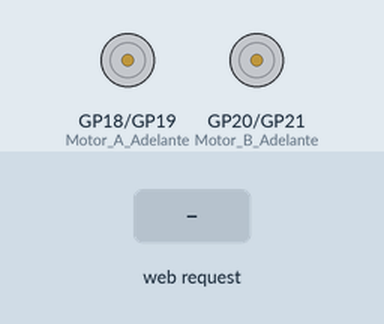
The program below on a simulated Raspberry Pi Pico running MicroPython. On the bench: motor-driver pin pairs drawn as motors (green arrow = first pin HIGH = forward, orange = second pin HIGH = backward, longer = more drive). Inputs (shaded band) come from the test bench. What the program prints to the serial console is not drawn.

Above: at 3.2 s.
3.3 s: HTTP request GET /adelante? received
At 4.5 s:
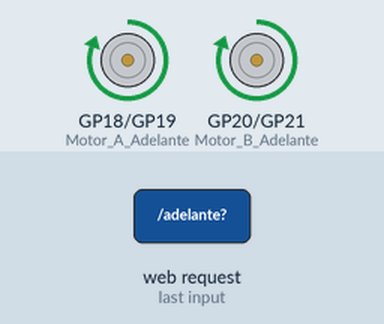
4.8 s: HTTP request GET /izquierda? received
At 5.8 s:
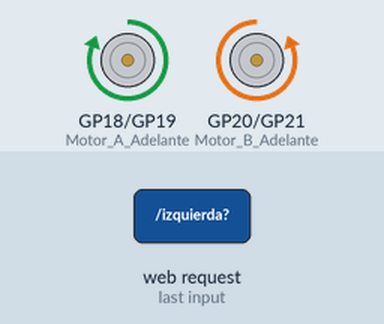
6.3 s: HTTP request GET /derecha? received
At 6.9 s:
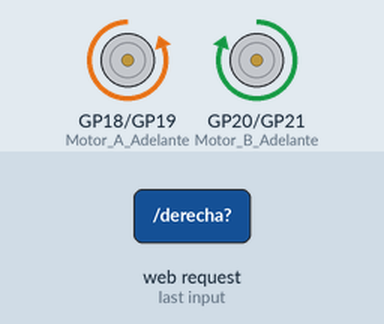
7.8 s: HTTP request GET /atras? received
At 8.1 s:
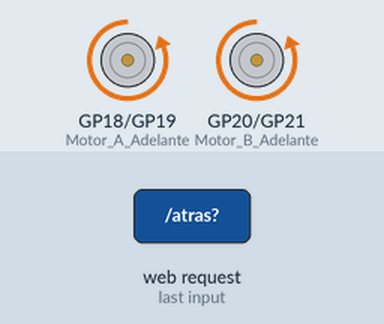
9.3 s: HTTP request GET /detener? received
At 10.4 s:
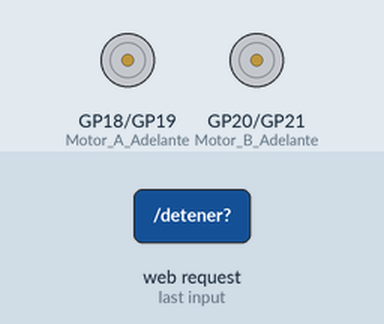
Timing chart, 0 to 11.8 s (numbered marks = the images above; inputs shaded):
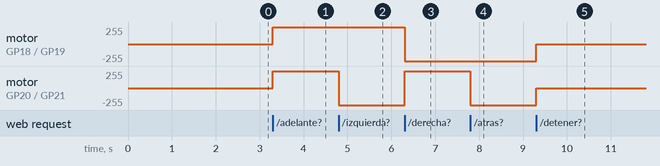

Measured:
- after the input at 3.3 s, motor on GP18 (Motor_A_Adelante) / GP19 (Motor_A_Atras), motor on GP20 (Motor_B_Adelante) / GP21 (Motor_B_Atras): stopped → forward 255/255 at once
- after the input at 4.8 s, motor on GP20 (Motor_B_Adelante) / GP21 (Motor_B_Atras): forward 255/255 → backward 255/255 at once
- after the input at 6.3 s, motor on GP18 (Motor_A_Adelante) / GP19 (Motor_A_Atras): forward 255/255 → backward 255/255 at once; motor on GP20 (Motor_B_Adelante) / GP21 (Motor_B_Atras): backward 255/255 → forward 255/255 at once
- after the input at 7.8 s, motor on GP20 (Motor_B_Adelante) / GP21 (Motor_B_Atras): forward 255/255 → backward 255/255 at once
- after the input at 9.3 s, motor on GP18 (Motor_A_Adelante) / GP19 (Motor_A_Atras), motor on GP20 (Motor_B_Adelante) / GP21 (Motor_B_Atras): backward 255/255 → stopped at once

The program:

Micros_Carro_MicroPY_3D.py
```python
import network
import socket
from time import sleep
import machine
from machine import Pin

ssid = 'Infinix2'
password = 'juseca482020'

Motor_A_Adelante = Pin(18, Pin.OUT)
Motor_A_Atras = Pin(19, Pin.OUT)
Motor_B_Adelante = Pin(20, Pin.OUT)
Motor_B_Atras = Pin(21, Pin.OUT)

def adelante():
    Motor_A_Adelante.value(1)
    Motor_B_Adelante.value(1)
    Motor_A_Atras.value(0)
    Motor_B_Atras.value(0)

def atras():
    Motor_A_Adelante.value(0)
    Motor_B_Adelante.value(0)
    Motor_A_Atras.value(1)
    Motor_B_Atras.value(1)

def detener():
    Motor_A_Adelante.value(0)
    Motor_B_Adelante.value(0)
    Motor_A_Atras.value(0)
    Motor_B_Atras.value(0)

def izquierda():
    Motor_A_Adelante.value(1)
    Motor_B_Adelante.value(0)
    Motor_A_Atras.value(0)
    Motor_B_Atras.value(1)

def derecha():
    Motor_A_Adelante.value(0)
    Motor_B_Adelante.value(1)
    Motor_A_Atras.value(1)
    Motor_B_Atras.value(0)


detener()

def conectar():
    red = network.WLAN(network.STA_IF)
    red.active(True)
    red.connect(ssid, password)
    while red.isconnected() == False:
        print('Conectando ...')
        sleep(1)
    ip = red.ifconfig()[0]
    print(f'Conectado con IP: {ip}')
    return ip

def open_socket(ip):
    address = (ip, 80)
    connection = socket.socket()
    connection.bind(address)
    connection.listen(1)
    return connection

def pagina_web():
    html = """
            <!DOCTYPE html>
            <html>
            <head>
                <meta charset="utf-8">
                <meta name="viewport" content="width=device-width, initial-scale=1.0">
                <script src="https://cdnjs.cloudflare.com/ajax/libs/three.js/r128/three.min.js"></script>
                <style>
                    body { margin: 0; overflow: hidden; }
                    #container { position: absolute; width: 100%; height: 100%; }
                    #controls { position: absolute; top: 10px; left: 50%; transform: translateX(-50%); z-index: 1; }
                    #controls button { background-color: #04AA6D; border-radius: 15px; height: 40px; width: 80px; border: none; color: white; margin: 5px; cursor: pointer; }
                    #controls button#detener { background-color: #FF0000; border-radius: 50%; }
                </style>
            </head>
            <body>
                <div id="container"></div>
                <div id="controls">
                    <form action="./adelante"><button type="submit">Adelante</button></form>
                    <form action="./izquierda"><button type="submit">Izquierda</button></form>
                    <form action="./detener"><button type="submit" id="detener">Detener</button></form>
                    <form action="./derecha"><button type="submit">Derecha</button></form>
                    <form action="./atras"><button type="submit">Atrás</button></form>
                </div>
                <script>
                    // Inicializar escena
                    const scene = new THREE.Scene();
                    const camera = new THREE.PerspectiveCamera(75, window.innerWidth / window.innerHeight, 0.1, 1000);
                    const renderer = new THREE.WebGLRenderer();
                    renderer.setSize(window.innerWidth, window.innerHeight);
                    document.getElementById('container').appendChild(renderer.domElement);

                    // Crear un cubo
                    const geometry = new THREE.BoxGeometry();
                    const material = new THREE.MeshBasicMaterial({ color: 0x00ff00, wireframe: true });
                    const cube = new THREE.Mesh(geometry, material);
                    scene.add(cube);

                    camera.position.z = 5;

                    // Animación
                    function animate() {
                        requestAnimationFrame(animate);
                        cube.rotation.x += 0.01;
                        cube.rotation.y += 0.01;
                        renderer.render(scene, camera);
                    }
                    animate();

                    // Ajustar el tamaño de la ventana
                    window.addEventListener('resize', () => {
                        const width = window.innerWidth;
                        const height = window.innerHeight;
                        renderer.setSize(width, height);
                        camera.aspect = width / height;
                        camera.updateProjectionMatrix();
                    });
                </script>
            </body>
            </html>
            """
    return html

def serve(connection):
    while True:
        cliente = connection.accept()[0]
        peticion = cliente.recv(1024)
        peticion = str(peticion)
        try:
            peticion = peticion.split()[1]
        except IndexError:
            pass
        if peticion == '/adelante?':
            adelante()
        elif peticion =='/izquierda?':
            izquierda()
        elif peticion =='/detener?':
            detener()
        elif peticion =='/derecha?':
            derecha()
        elif peticion =='/atras?':
            atras()
        html = pagina_web()
        cliente.send(html)
        cliente.close()

try:
    ip = conectar()
    connection = open_socket(ip)
    serve(connection)
except KeyboardInterrupt:
    machine.reset()
```
